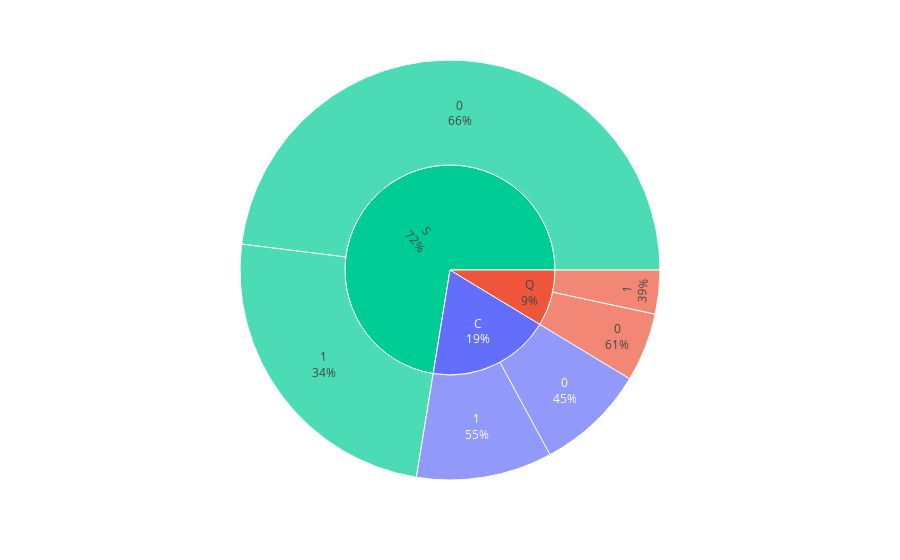

This figure's notebook cell:
### Code cell
embarked_figure = py.sunburst(data_frame=embarked_feature,path=['Embarked','Survived'],values='Count',color='Embarked')
embarked_figure.update_traces(textinfo='label + percent parent')

### Figure 1 — Plotly figure (JSON) as saved in the notebook; plotly's stock layout.template omitted (floating-point values rounded to 4 significant figures)
{"data": [{"branchvalues": "total", "customdata": [["C"], ["Q"], ["S"], ["C"], ["Q"], ["S"], ["C"], ["Q"], ["S"]], "domain": {"x": [0, 1], "y": [0, 1]}, "hovertemplate": "labels=%{label}<br>Count=%{value}<br>parent=%{parent}<br>id=%{id}<br>Embarked=%{customdata[0]}<extra></extra>", "ids": ["C/0", "Q/0", "S/0", "C/1", "Q/1", "S/1", "C", "Q", "S"], "labels": ["0", "0", "0", "1", "1", "1", "C", "Q", "S"], "marker": {"colors": ["#636efa", "#EF553B", "#00cc96", "#636efa", "#EF553B", "#00cc96", "#636efa", "#EF553B", "#00cc96"]}, "name": "", "parents": ["C", "Q", "S", "C", "Q", "S", "", "", ""], "textinfo": "label+percent parent", "type": "sunburst", "values": [75, 47, 427, 93, 30, 217, 168, 77, 644]}], "layout": {"legend": {"tracegroupgap": 0}, "margin": {"t": 60}}}
